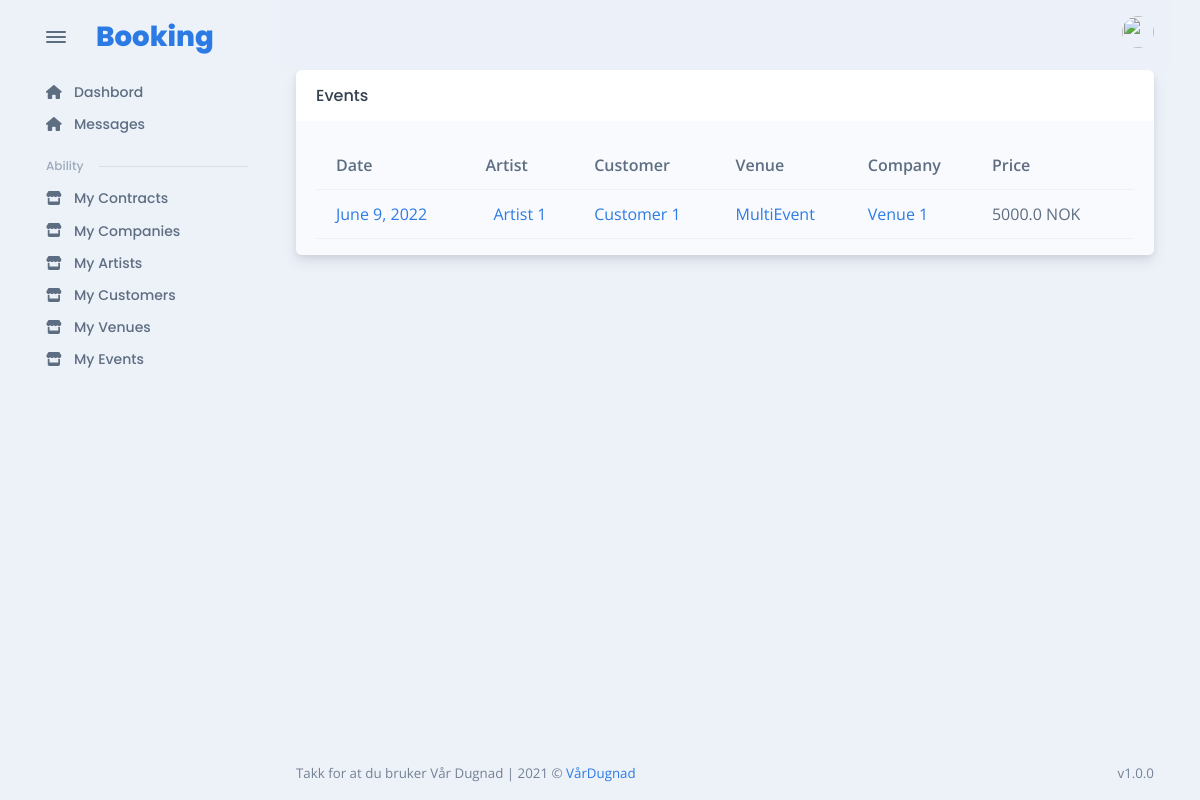
Page /event/list/ (signed in) on the earlier database version.
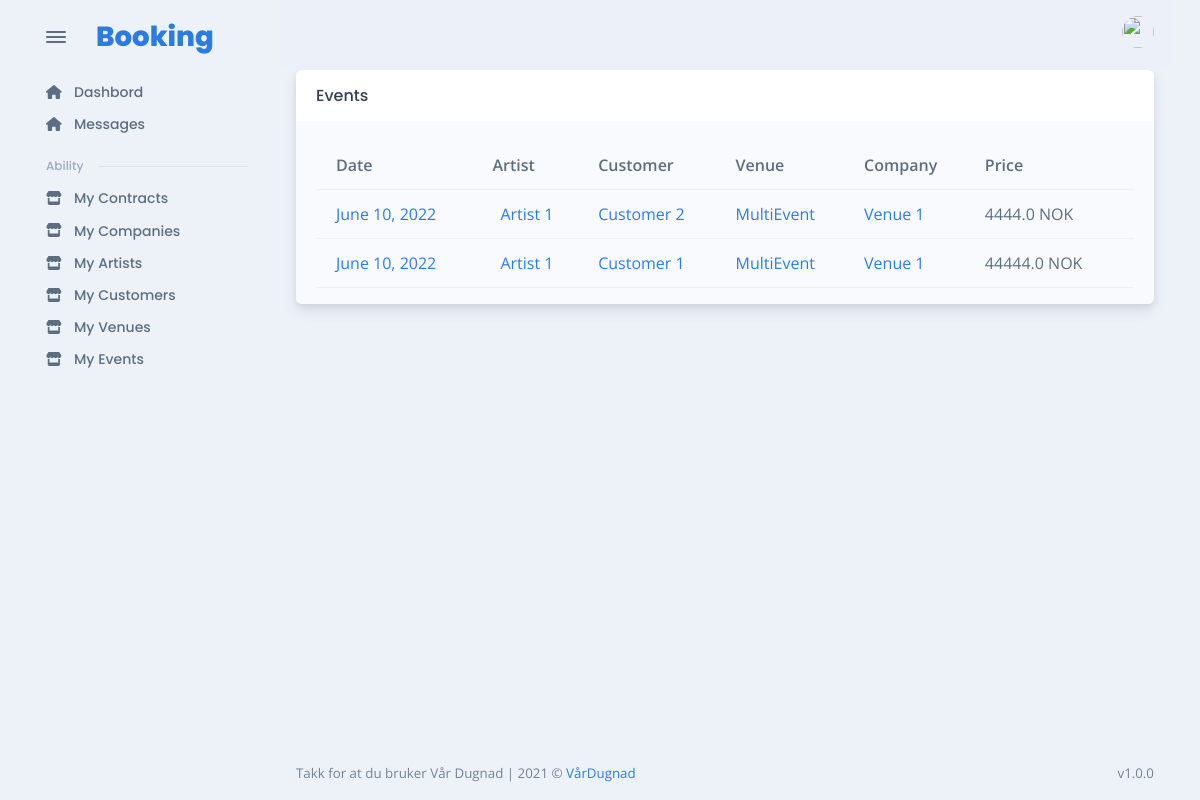
Same page on the later database version.
### contract/models.py (models this page shows, shortened)
class ContractEventTeam(models.Model):
    contract = models.ForeignKey(
        Contract, verbose_name=("Event"), on_delete=models.CASCADE
    )
    user = models.ForeignKey(
        User, verbose_name=("Event User"), on_delete=models.CASCADE
    )
    role = models.CharField("role", max_length=255)
    class Meta:
        unique_together = (
            "contract",
            "user",
        )

class Contract(models.Model):
    artist = models.ForeignKey(
        Artist, verbose_name=("Contract artist"), on_delete=models.CASCADE, null=True
    )
    customer = models.ForeignKey(
        Customer, verbose_name=("Customer"), on_delete=models.CASCADE, null=True
    )
    company = models.ForeignKey(
        Company, verbose_name=("Company"), on_delete=models.CASCADE, null=True
    )
    venue = models.ForeignKey(
        Venue, verbose_name=("Venue"), on_delete=models.CASCADE, null=True
    )
    price = models.FloatField(("Price"), max_length=255)
    payment_methods = models.TextField(("Payment Methods"), null=True)
    date = models.DateField("Date", null=True)
    comment = models.TextField(("Comment"), blank=True, null=True)
    visible = models.BooleanField(("Visible"), default=True, null=True)
    signed = models.BooleanField(("Signed"), default=False, null=True)
    ADITIONAL_STAFF_CHOICES = (
        ("Reise", "Reise"),
        ("Hotell", "Hotell"),
        ("Tono", "Tono"),
        ("Interntransport", "Interntransport"),
        ("Middag", "Middag"),
        ("Lunsj", "Lunsj"),
        ("Teknikk", "Teknikk"),
    )
    aditional_staff = MultiSelectField(choices=ADITIONAL_STAFF_CHOICES, null=True)
    contract = RichTextField("Artist Contract", null=True, blank=True)
    contract_pdf_url = models.CharField(
        ("Contract PDF"), max_length=150, null=True, blank=True
    )
    class Meta:
        unique_together = (
            "artist",
            "customer",
        )

### artist/models.py (models this page shows, shortened)
class Artist(models.Model):
    name = models.CharField("name", max_length=255, unique=True)
    technical_raider = RichTextField("technical raider")
    hospitality_raider = RichTextField("technical raider")
    active = models.BooleanField(default=True)

### customer/models.py (models this page shows, shortened)
class Customer(models.Model):
    organization_number = models.CharField("Organization number", max_length=255, unique=True)
    name = models.CharField("Name", max_length=255, unique=True)
    address = models.CharField("Address", max_length=255)
    zip_code = models.CharField("Zip Code", max_length=255)
    city = models.CharField("City", max_length=255)
    active = models.BooleanField(default=True)

### company/models.py (models this page shows, shortened)
class Company(models.Model):
    organization_number = models.CharField(("Organozation Number"), max_length=150)
    name = models.CharField(("Name"), max_length=150)
    address = models.CharField(("Address"), max_length=150)
    zip_code = models.CharField(("Zip Code"), max_length=50)
    city = models.CharField(("City"), max_length=50)
    terms = RichTextField("Terms", null=True)
    icon = models.FileField(("icon"), upload_to="category_image", null=True)
    active = models.BooleanField(("Active"), default=True)
    creator = models.ForeignKey(User, verbose_name=("creator"), related_name="company_creator", on_delete=models.CASCADE, null=True)

### venue/models.py (models this page shows, shortened)
class Venue(models.Model):
    name = models.CharField("Name", max_length=255)
    address = models.CharField("Address", max_length=255)
    zip_code = models.CharField("Zip Code", max_length=255)
    city = models.CharField("City", max_length=255)
    phone = models.CharField("Phone", max_length=255)
    email = models.EmailField("Email", max_length=255)
    capacity = models.CharField("Capacity", max_length=255)
    opening = models.TimeField(("Opening Time"), auto_now=False, auto_now_add=False)
    closing = models.TimeField(("Closing Time"), auto_now=False, auto_now_add=False)
    age_limit = models.IntegerField(("Age Limit"))
    comment = models.TextField(("Comment"), blank=True)
    equipment = models.TextField(("Equipment"), blank=True)
    POWER_CHOICES = (
        ("32 Amp Blå", "32 Amp Blå"),
        ("32 Amp rød", "32 Amp rød"),
        ("63 Amp Blå", "63 Amp Blå"),
        ("63 Amp rød", "63 Amp rød"),
    )
    power = MultiSelectField(choices=POWER_CHOICES)
    active = models.BooleanField(default=True)

### event/views.py (the view)
# urls.py: path("list/", MyEventsListView.as_view(), name="get_all_events"),
class MyEventsListView(LoginRequiredMixin, ListView):
    model = EventTeam
    template_name = "event/my_events_list.html"
    context_object_name = "event_team"
    def get_queryset(self):
        return handle_event.get_event_contracts_for_user(self.request.user)
    def dispatch(self, *args, **kwargs):
        dispatch_method = super(MyEventsListView, self).dispatch
        if not (
            self.request.user.is_staff
            or EventTeam.objects.filter(user=self.request.user)
        ):
            raise PermissionDenied
        return dispatch_method(*args, **kwargs)
    def get_context_data(self, **kwargs):
        context = super().get_context_data(**kwargs)
        context["has_perm"] = self.request.user.is_staff
        return context

### artist/templatetags/artist_tags.py (called while the page is built)
@register.filter
def has_access_to_artist(user):
    return ArtistAccess.objects.filter(access=user)

@register.filter
def get_name_hidden_block_contract(contract_id):
    return f"contract_id_hidden_block_{contract_id}"

### customer/templatetags/customer_tags.py (called while the page is built)
@register.filter
def has_access_to_customer(user):
    return CustomerAccess.objects.filter(access=user)

@register.filter
def user_has_customer_or_can_create_contract(user):
    return CustomerAccess.objects.filter(access=user, admin=True)

### event/services/handle_event.py (called while the page is built)
def get_event_contracts_for_user(user):
    return ContractEventTeam.objects.filter(user=user)

### event/templatetags/event_tags.py (called while the page is built)
@register.filter
def has_access_to_event(user):
    return EventTeam.objects.filter(user = user)

### users/models.py (called while the page is built)
    @property
    def is_staff(self):
        return self.staff

### venue/templatetags/venue_tags.py (called while the page is built)
@register.filter
def has_access_to_venue(user):
    return VenueAccess.objects.filter(access=user)

### templates/event/my_events_list.html (shortened to what this page needs)
{% extends 'base/auth_base.html' %}
{% load static %}
{% load widget_tweaks %}
{% load artist_tags %}
{% block content %}
<div class="card">
  <div class="card-header">
    <div class="row flex-between-center">
      <div class="col-4 col-sm-auto d-flex align-items-center pe-0">
        <h5 class="fs-0 mb-0 text-nowrap py-2 py-xl-0">Events</h5>
      </div>
    </div>
  </div>
  <div class="card-body bg-light pb-0">
    <div class="table-responsive scrollbar">
      {% if event_team|length %}
      <table class="table table-hover table-striped overflow-hidden contract_table_list">
        <thead>
          <tr>
          <th scope="col">Date</th>
          <th scope="col">Artist</th>
          <th scope="col">Customer</th>
          <th scope="col">Venue</th>
          <th scope="col">Company</th>
          <th score="col">Price</th>
          </tr>
      </thead>
        <tbody>
          {% for team in event_team %}
              <tr class="align-middle table_contract_main_row" id="{{team.contract.id|get_name_hidden_block_contract}}">
                <td><a href="{% url 'get_event_details' team.contract.id -1 %}">{{team.contract.date}}</a></td>
                <td class="text-nowrap">
                    <div class="d-flex align-items-center">
                    <div class="ms-2"><a href="{% url 'artist_details' team.contract.artist.id %}">{{team.contract.artist.name}}</a></div>
                    </div>
                </td>
                <td><div class="block">
                    <a href="{% url 'customer_details' team.contract.customer.id %}">{{team.contract.customer.name}}</a>
                </div></td>
                <td><div class="block">
                    <a href="{% url 'get_company_details' team.contract.company.id %}">{{team.contract.company.name}}</a>
                </div></td>
                <td><div class="block">
                    <a href="{% url 'get_venue_details' team.contract.venue.id %}">{{team.contract.venue.name}}</a>
                </div></td>
                <td>{{team.contract.price}} <span>NOK</span></td>
            </tr>
          {% endfor %}
        </tbody>
      </table>
      {% else %}
          <p>There is no event yet, try to add some</p>
      {% endif %}
    </div>
  </div>
  </div>
{% endblock %}

### templates/base/auth_base.html (shortened to what this page needs)
{% load static %}
{% load widget_tweaks %}
{% load artist_tags %}
{% load customer_tags %}
{% load venue_tags %}
{% load event_tags %}
<!DOCTYPE html>
<html lang="en-US" dir="ltr">
  <head>
    <link rel="stylesheet" href="{% static 'css/base.css' %}">
    <link href="{% static 'falcon/vendors/choices/choices.min.css' %}" rel="stylesheet">
    <link href="{% static 'falcon/vendors/flatpickr/flatpickr.min.css' %}" rel="stylesheet">
    <link href="{% static 'falcon/vendors/dropzone/dropzone.min.css' %}" rel="stylesheet">
    <link href="{% static 'falcon/vendors/overlayscrollbars/OverlayScrollbars.min.css' %}" rel="stylesheet">
    <link href="{% static 'falcon/assets/css/theme-rtl.min.css' %}" rel="stylesheet" id="style-rtl">
    <link href="{% static 'falcon/assets/css/theme.min.css' %}" rel="stylesheet" id="style-default">
    <link href="{% static 'falcon/assets/css/user-rtl.min.css' %}" rel="stylesheet" id="user-style-rtl">
    <link href="{% static 'falcon/assets/css/user.min.css' %}" rel="stylesheet" id="user-style-default">
  </head>
  <body class="body">
    <main class="main" id="top" style=" overflow: hidden;">
      <div class="container" data-layout="container">
        <nav class="navbar navbar-light navbar-vertical navbar-expand-xl">
          <div class="d-flex align-items-center">
            <div class="toggle-icon-wrapper">
              <button class="btn navbar-toggler-humburger-icon navbar-vertical-toggle" data-bs-toggle="tooltip" data-bs-placement="left" title="Toggle Navigation"><span class="navbar-toggle-icon"><span class="toggle-line"></span></span></button>
            </div><a class="navbar-brand" href="/">
              <div class="d-flex align-items-center py-3"><span class="font-sans-serif">Booking</span>
              </div>
            </a>
          </div>
          <div class="collapse navbar-collapse" id="navbarVerticalCollapse">
            <div class="navbar-vertical-content scrollbar">
              <ul class="navbar-nav flex-column mb-3" id="navbarVerticalNav">
                <li class="nav-item">
                  <a class="nav-link" href="/" role="button" data-bs-toggle="" aria-expanded="false">
                    <div class="d-flex align-items-center"><span class="nav-link-icon"><span class="fas fa-home"></span></span><span class="nav-link-text ps-1">Dashbord</span>
                    </div>
                  </a>
                  <a class="nav-link" href="{% url 'get_all_messages' %}" role="button" data-bs-toggle="" aria-expanded="false">
                    <div class="d-flex align-items-center"><span class="nav-link-icon"><span class="fas fa-home"></span></span><span class="nav-link-text ps-1">Messages</span>
                    </div>
                  </a>
                  {% if user.is_staff or user|has_access_to_customer or  user|has_access_to_artist %}
                    <div class="row navbar-vertical-label-wrapper mt-3 mb-2">
                      <div class="col-auto navbar-vertical-label">Ability</div>
                      <div class="col ps-0">
                        <hr class="mb-0 navbar-vertical-divider" />
                      </div>
                    </div>
                    {% endif %}
                    {% if user|user_has_customer_or_can_create_contract %}
                      <a class="nav-link" href="{% url 'get_visible_contracts_for_user' user.id %}" role="button" data-bs-toggle="" aria-expanded="false">
                        <div class="d-flex align-items-center"><span class="nav-link-icon"><span class="fas fa-store"></span></span><span class="nav-link-text ps-1">My Contracts</span>
                        </div>
                      </a>
                    {% endif %}
                    {% if user.is_staff %}
                      <a class="nav-link" href="{% url 'get_my_companies' %}" role="button" data-bs-toggle="" aria-expanded="false">
                        <div class="d-flex align-items-center"><span class="nav-link-icon"><span class="fas fa-store"></span></span><span class="nav-link-text ps-1">My Companies</span>
                        </div>
                      </a>
                    {% endif %}
                  {% if user|has_access_to_artist or user.is_staff %}
                    <a class="nav-link" href="{% url 'all_my_actors' %}" role="button" data-bs-toggle="" aria-expanded="false">
                      <div class="d-flex align-items-center"><span class="nav-link-icon"><span class="fas fa-store"></span></span><span class="nav-link-text ps-1">My Artists</span>
                      </div>
                    </a>
                  {% endif %}
                  {% if user|has_access_to_customer or user.is_staff %}
                    <a class="nav-link" href="{% url 'my_customers' %}" role="button" data-bs-toggle="" aria-expanded="false">
                      <div class="d-flex align-items-center"><span class="nav-link-icon"><span class="fas fa-store"></span></span><span class="nav-link-text ps-1">My Customers</span>
                      </div>
                    </a>
                  {% endif %}
                  {% if user|has_access_to_venue or user.is_staff %}
                    <a class="nav-link" href="{% url 'get_my_venues' %}" role="button" data-bs-toggle="" aria-expanded="false">
                      <div class="d-flex align-items-center"><span class="nav-link-icon"><span class="fas fa-store"></span></span><span class="nav-link-text ps-1">My Venues</span>
                      </div>
                    </a>
                  {% endif %}
                  {% if user|has_access_to_event or user.is_staff %}
                    <a class="nav-link" href="{% url 'get_all_events' %}" role="button" data-bs-toggle="" aria-expanded="false">
                      <div class="d-flex align-items-center"><span class="nav-link-icon"><span class="fas fa-store"></span></span><span class="nav-link-text ps-1">My Events</span>
                      </div>
                    </a>
                  {% endif %}
                </li>
              </ul>
            </div>
          </div>
        </nav>
        <div class="content">
          <nav class="navbar navbar-light navbar-glass navbar-top navbar-expand">
            <ul class="navbar-nav navbar-nav-icons ms-auto flex-row align-items-center">
              <li class="nav-item dropdown"><a class="nav-link pe-0" id="navbarDropdownUser" role="button" data-bs-toggle="dropdown" aria-haspopup="true" aria-expanded="false">
                <div class="avatar avatar-xl">
                  <img class="rounded-circle" src="{% static 'falcon/assets/img/default_contact_img.png' %}" alt="" />
                </div>
              </a>
            </li>
            </ul>
          </nav>
            {% block content %}
            {% endblock content %}
          <footer class="footer">
            <div class="row g-0 justify-content-between fs--1 mt-4 mb-3">
              <div class="col-12 col-sm-auto text-center">
                <p class="mb-0 text-600">Takk for at du bruker Vår Dugnad <span class="d-none d-sm-inline-block">| </span><br class="d-sm-none" /> 2021 &copy; <a href="https://vardugnad.no.com">VårDugnad</a></p>
              </div>
              <div class="col-12 col-sm-auto text-center">
                <p class="mb-0 text-600">v1.0.0</p>
              </div>
            </div>
          </footer>
        </div>
      </div>
    </main>
  </body>
</html>

Differences in the rows shown:
removed ContractEventTeam: contract "June 9, 2022", contract.artist.name "Artist 1", contract.customer.name "Customer 1", contract.company.name "MultiEvent", contract.venue.name "Venue 1", contract.price "5000.0"
added ContractEventTeam: contract "June 10, 2022", contract.artist.name "Artist 1", contract.customer.name "Customer 2", contract.company.name "MultiEvent", contract.venue.name "Venue 1", contract.price "4444.0"
added ContractEventTeam: contract "June 10, 2022", contract.artist.name "Artist 1", contract.customer.name "Customer 1", contract.company.name "MultiEvent", contract.venue.name "Venue 1", contract.price "44444.0"
